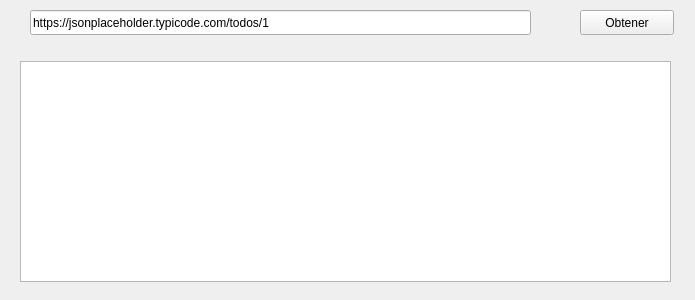
<?xml version="1.0" encoding="UTF-8"?>
<ui version="4.0">
 <class>Form</class>
 <widget class="QWidget" name="Form">
  <property name="geometry">
   <rect>
    <x>0</x>
    <y>0</y>
    <width>695</width>
    <height>300</height>
   </rect>
  </property>
  <property name="windowTitle">
   <string>Obtener contenido</string>
  </property>
  <widget class="QTextBrowser" name="txt_output">
   <property name="geometry">
    <rect>
     <x>20</x>
     <y>61</y>
     <width>651</width>
     <height>221</height>
    </rect>
   </property>
  </widget>
  <widget class="QPushButton" name="btn_obtener">
   <property name="geometry">
    <rect>
     <x>580</x>
     <y>10</y>
     <width>94</width>
     <height>25</height>
    </rect>
   </property>
   <property name="text">
    <string>Obtener</string>
   </property>
  </widget>
  <widget class="QLineEdit" name="txt_input">
   <property name="geometry">
    <rect>
     <x>30</x>
     <y>10</y>
     <width>501</width>
     <height>25</height>
    </rect>
   </property>
   <property name="text">
    <string>https://jsonplaceholder.typicode.com/todos/1</string>
   </property>
  </widget>
 </widget>
 <resources/>
 <connections/>
</ui>
